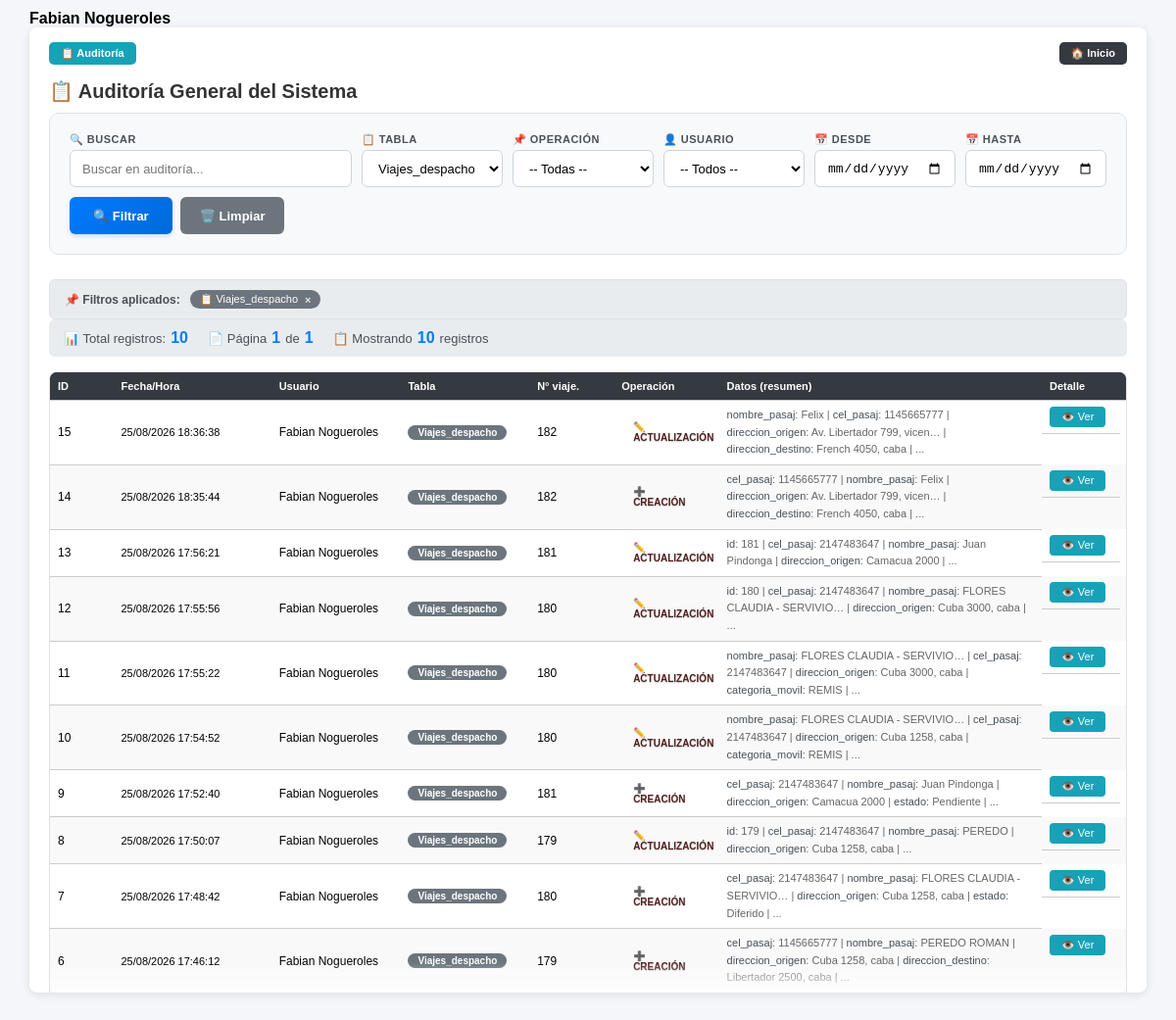
Screenshot of /php/00_administracion/auditoria/listado_auditoria.php?tabla=viajes_despacho (signed in) with the database file from the repository.
### tables this page shows
CREATE TABLE `usuarios` (
  `id` int(4) NOT NULL AUTO_INCREMENT,
  `nombre` varchar(50) NOT NULL,
  `telefono` int(10) NOT NULL,
  `email` varchar(50) NOT NULL,
  `password` varchar(100) NOT NULL,
  `permisos` varchar(15) NOT NULL,
  `estado` varchar(15) NOT NULL,
  `nom_apellido` varchar(50) NOT NULL,
  PRIMARY KEY (`id`)
);

CREATE TABLE `auditoria_general` (
  `id` int(11) NOT NULL AUTO_INCREMENT,
  `usuario_id` int(11) DEFAULT NULL,
  `tabla` varchar(50) NOT NULL,
  `id_registro` int(11) NOT NULL,
  `operacion` char(1) NOT NULL,
  `datos_anteriores` longtext DEFAULT NULL CHECK (json_valid(`datos_anteriores`)),
  `datos_nuevos` longtext DEFAULT NULL CHECK (json_valid(`datos_nuevos`)),
  `fecha_hora` timestamp NOT NULL DEFAULT current_timestamp(),
  PRIMARY KEY (`id`)
);

### funciones/funciones.php (called while the page is built, shortened)
<?php
function nombre_usuario()
{
    $id = $_SESSION['id_usuario'];
    $sql = "SELECT * FROM usuarios WHERE id = :id LIMIT 1";
    $pdo = conexion();
    $stmt = $pdo->prepare($sql);
    $stmt->bindParam(':id', $id, PDO::PARAM_INT);
    $stmt->execute();
    $row = $stmt->fetch(PDO::FETCH_ASSOC);
    return [
        'id' => $id,
        'nombre' => $row['nom_apellido'] ?? ''
    ];
}
function conexion()
{
    $host = 'localhost';
    $db   = 'app_viajes';
    $user = 'root';
    $pass = 'belgrado';
    try {
        $dsn = "mysql:host=$host;dbname=$db;charset=utf8mb4";
        $conn = new PDO($dsn, $user, $pass, [
            PDO::ATTR_ERRMODE => PDO::ERRMODE_EXCEPTION,
            PDO::ATTR_DEFAULT_FETCH_MODE => PDO::FETCH_ASSOC,
            PDO::MYSQL_ATTR_INIT_COMMAND => "SET NAMES utf8mb4"
        ]);
        return $conn;
    } catch (PDOException $e) {
        echo "Error de conexión: " . $e->getMessage();
    }
}
?>

### php/00_administracion/auditoria/listado_auditoria.php (the view, shortened to what this page needs)
<?php
include_once "../../../funciones/funciones.php";
$usuario = nombre_usuario();
$nombre_usuario = $usuario['nombre'];
$filtro_tabla = isset($_GET['tabla']) ? $_GET['tabla'] : '';
$filtro_operacion = isset($_GET['operacion']) ? $_GET['operacion'] : '';
$filtro_usuario = isset($_GET['usuario']) ? (int)$_GET['usuario'] : 0;
$filtro_fecha_desde = isset($_GET['fecha_desde']) ? $_GET['fecha_desde'] : '';
$filtro_fecha_hasta = isset($_GET['fecha_hasta']) ? $_GET['fecha_hasta'] : '';
$buscar_texto = isset($_GET['buscar']) ? $_GET['buscar'] : '';
$limit = isset($_GET['limit']) ? (int)$_GET['limit'] : 50;
$offset = isset($_GET['offset']) ? (int)$_GET['offset'] : 0;
function obtenerAuditoria($filtros = [], $limit = 50, $offset = 0)
{
    $conn = conexion();
    $sql = "SELECT a.*, u.nom_apellido as usuario_nombre
            FROM auditoria_general a
            LEFT JOIN usuarios u ON a.usuario_id = u.id
            WHERE 1=1";
    $params = [];
    if (!empty($filtros['tabla'])) {
        $sql .= " AND a.tabla = ?";
        $params[] = $filtros['tabla'];
    }
    $sql .= " ORDER BY a.fecha_hora DESC LIMIT " . (int)$limit . " OFFSET " . (int)$offset;
    $stmt = $conn->prepare($sql);
    $stmt->execute($params);
    return $stmt->fetchAll(PDO::FETCH_ASSOC);
}
function contarAuditoria($filtros = [])
{
    $conn = conexion();
    $sql = "SELECT COUNT(*) as total
            FROM auditoria_general a
            LEFT JOIN usuarios u ON a.usuario_id = u.id
            WHERE 1=1";
    $params = [];
    if (!empty($filtros['tabla'])) {
        $sql .= " AND a.tabla = ?";
        $params[] = $filtros['tabla'];
    }
    $stmt = $conn->prepare($sql);
    $stmt->execute($params);
    $resultado = $stmt->fetch(PDO::FETCH_ASSOC);
    return $resultado ? (int)$resultado['total'] : 0;
}
function obtenerTablasAuditoria()
{
    $conn = conexion();
    $stmt = $conn->query("SELECT DISTINCT tabla FROM auditoria_general ORDER BY tabla");
    return $stmt->fetchAll(PDO::FETCH_COLUMN);
}
$filtros = [
    'tabla' => $filtro_tabla,
    'operacion' => $filtro_operacion,
    'usuario' => $filtro_usuario,
    'fecha_desde' => $filtro_fecha_desde,
    'fecha_hasta' => $filtro_fecha_hasta,
    'buscar' => $buscar_texto
];
$total_registros = contarAuditoria($filtros);
$total_paginas = ceil($total_registros / $limit);
$pagina_actual = ($offset / $limit) + 1;
$auditoria = obtenerAuditoria($filtros, $limit, $offset);
$tablas_disponibles = obtenerTablasAuditoria();
$operaciones_map = [
    'C' => ['label' => 'CREACIÓN', 'color' => '#28a745', 'icon' => '➕'],
    'U' => ['label' => 'ACTUALIZACIÓN', 'color' => '#007bff', 'icon' => '✏️'],
    'D' => ['label' => 'ELIMINACIÓN', 'color' => '#dc3545', 'icon' => '🗑️'],
];
?>
<!DOCTYPE html>
<html lang="es">
<head>
    <link rel="stylesheet" href="../../../css/estilos.css">
    <link rel="stylesheet" href="../../../css/listado_viajes.css">
</head>
<body>
    <div class="container">
        <span><strong><?php echo $nombre_usuario ?></strong></span>
        <div class="card">
            <div class="menu-auditoria">
                <a href="listado_auditoria.php" class="activo">📋 Auditoría</a>
                <a href="../../inicio_0.php" class="btn-inicio">🏠 Inicio</a>
            </div>
            <h3 class="titulo-pagina">📋 Auditoría General del Sistema</h3>
            <div class="filtros-container">
                <div class="filtro-group" style="flex:2; min-width:200px;">
                    <label>🔍 Buscar</label>
                    <input type="text" id="buscar" placeholder="Buscar en auditoría..." value="<?= htmlspecialchars($buscar_texto) ?>">
                </div>
                <div class="filtro-group">
                    <label>📋 Tabla</label>
                    <select id="filtro_tabla">
                        <?php foreach ($tablas_disponibles as $tabla): ?>
                            <option value="<?= $tabla ?>" <?= ($filtro_tabla == $tabla) ? 'selected' : '' ?>>
                                <?= ucfirst($tabla) ?>
                            </option>
                        <?php endforeach; ?>
                    </select>
                </div>
                <div class="filtro-group">
                    <label>📌 Operación</label>
                    <select id="filtro_operacion">
                        <option value="">-- Todas --</option>
                    </select>
                </div>
                <div class="filtro-group">
                    <label>👤 Usuario</label>
                    <select id="filtro_usuario">
                        <option value="0">-- Todos --</option>
                    </select>
                </div>
                <div class="filtro-group" style="max-width:150px;">
                    <label>📅 Desde</label>
                    <input type="date" id="fecha_desde" value="<?= $filtro_fecha_desde ?>">
                </div>
                <div class="filtro-group" style="max-width:150px;">
                    <label>📅 Hasta</label>
                    <input type="date" id="fecha_hasta" value="<?= $filtro_fecha_hasta ?>">
                </div>
                <div class="acciones-filtros">
                    <button class="btn-filtrar" onclick="aplicarFiltros()">
                        🔍 Filtrar
                    </button>
                    <button class="btn-limpiar" onclick="limpiarFiltros()">
                        🗑️ Limpiar
                    </button>
                </div>
            </div>
            <?php if (!empty($filtro_tabla) || !empty($filtro_operacion) || $filtro_usuario > 0 || !empty($filtro_fecha_desde) || !empty($filtro_fecha_hasta) || !empty($buscar_texto)): ?>
                <div class="filtros-activos">
                    <span class="label">📌 Filtros aplicados:</span>
                    <?php if (!empty($filtro_tabla)): ?>
                        <span class="filtro-tag tabla">
                            📋 <?= ucfirst($filtro_tabla) ?>
                            <span class="remove" onclick="removerFiltro('tabla')">×</span>
                        </span>
                    <?php endif; ?>
                </div>
            <?php endif; ?>
            <div class="estadisticas">
                <div class="item">
                    📊 Total registros: <span class="numero"><?= number_format($total_registros) ?></span>
                </div>
                <div class="item">
                    📄 Página <span class="numero"><?= $pagina_actual ?></span> de <span class="numero"><?= $total_paginas ?: 1 ?></span>
                </div>
                <div class="item">
                    📋 Mostrando <span class="numero"><?= count($auditoria) ?></span> registros
                </div>
            </div>
            <div class="tabla-scroll">
                <table class="table">
                    <thead>
                        <tr>
                            <th class="col-id-auditoria">ID</th>
                            <th class="col-fecha">Fecha/Hora</th>
                            <th class="col-usuario">Usuario</th>
                            <th class="col-tabla">Tabla</th>
                            <th class="col-id-registro">N° viaje.</th>
                            <th class="col-operacion">Operación</th>
                            <th class="col-datos">Datos (resumen)</th>
                            <th class="col-acciones-auditoria">Detalle</th>
                        </tr>
                    </thead>
                    <tbody>
                        <?php if (empty($auditoria)): ?>
                            <tr>
                                <td colspan="8" style="text-align:center; padding:30px; color:#999;">
                                    No hay registros de auditoría que coincidan con los filtros
                                </td>
                            </tr>
                            <?php else: foreach ($auditoria as $row): ?>
                                <?php
                                $operacion_info = $operaciones_map[$row['operacion']] ?? ['label' => $row['operacion'], 'color' => '#6c757d', 'icon' => '📌'];
                                $clase_operacion = strtolower($operacion_info['label']);
                                $resumen = '';
                                if ($row['datos_nuevos']) {
                                    $datos = json_decode($row['datos_nuevos'], true);
                                    if ($datos) {
                                        $campos_importantes = ['nombre', 'apellido', 'nombre_pasaj', 'patente', 'marca', 'modelo', 'estado', 'categoria'];
                                        $items = [];
                                        $contador = 0;
                                        foreach ($datos as $clave => $valor) {
                                            if ($contador >= 4) {
                                                $items[] = '...';
                                                break;
                                            }
                                            if (in_array($clave, $campos_importantes) || (!empty($valor) && $valor !== 'NULL')) {
                                                $valor_mostrar = is_string($valor) ? substr($valor, 0, 25) : $valor;
                                                if (strlen($valor) > 25) $valor_mostrar .= '…';
                                                $items[] = '<span style="color:#495057; font-weight:500;">' . $clave . '</span>: ' . $valor_mostrar;
                                                $contador++;
                                            }
                                        }
                                        $resumen = implode(' | ', $items);
                                    }
                                }
                                ?>
                                <tr>
                                    <td class="col-id-auditoria"><?= $row['id'] ?></td>
                                    <td class="col-fecha" style="font-size:11px;">
                                        <?= date('d/m/Y H:i:s', strtotime($row['fecha_hora'])) ?>
                                    </td>
                                    <td class="col-usuario">
                                        <?= htmlspecialchars($row['usuario_nombre'] ?? 'Sistema') ?>
                                    </td>
                                    <td class="col-tabla">
                                        <span class="badge-tabla"><?= ucfirst($row['tabla']) ?></span>
                                    </td>
                                    <td class="col-id-registro"><?= $row['id_registro'] ?></td>
                                    <td class="col-operacion">
                                        <span class="badge-operacion <?= $clase_operacion ?>">
                                            <?= $operacion_info['icon'] ?> <?= $operacion_info['label'] ?>
                                        </span>
                                    </td>
                                    <td class="col-datos" style="font-size:11px; color:#666; line-height:1.6; padding:6px 8px; max-width:250px; word-wrap:break-word;">
                                        <?= $resumen ?: '-' ?>
                                    </td>
                                    <td class="col-acciones-auditoria">
                                        <button class="btn-detalle" onclick="verDetalle(<?= $row['id'] ?>)">
                                            👁️ Ver
                                        </button>
                                    </td>
                                </tr>
                        <?php endforeach;
                        endif; ?>
                    </tbody>
                </table>
            </div>
        </div>
    </div>
</body>
</html>

### css/estilos.css (style rules this page uses)
:root { --primary: #3498db; --success: #2ecc71; --warning: #f1c40f; --danger: #e74c3c; --dark: #2c3e50; --gray: #7f8c8d; --bg: #f4f6f9; }
* { margin: 0; padding: 0; box-sizing: border-box; }
body { font-family: Arial, sans-serif; background: var(--bg); }
.container { width: 98%; max-width: 1400px; margin: 30px auto; }
h2, h3 { margin-bottom: 15px; color: var(--dark); }
.card { background: #fff; padding: 20px; border-radius: 10px; box-shadow: 0 2px 8px rgba(0,0,0,0.1); }
input, select { padding: 10px; border-radius: 6px; border: 1px solid #ccc; width: 100%; }
.table { width: 100%; border-collapse: collapse; font-size: 11px; }
.table thead { background: var(--dark); color: white; }
.table th, .table td { padding: 6px 4px; border-bottom: 1px solid #ddd; text-align: left; vertical-align: middle; }
.col-tabla { width: 100%; overflow-x: auto; }
.table td:last-child { display: flex; gap: 4px; justify-content: flex-start; align-items: center; }

### css/listado_viajes.css (style rules this page uses)
.container { width: 100%; max-width: 100%; padding: 10px 20px; }
.col-tabla { flex: 1; overflow-x: auto; }
.table { width: 100%; border-collapse: collapse; table-layout: auto; font-size: 14px; }
.table th { background: #2c3e50; color: white; padding: 10px; }
.table td { padding: 8px; vertical-align: middle; }
.table { width: 100%; border-collapse: collapse; table-layout: fixed; }
.table th, .table td { padding: 8px; border-bottom: 1px solid #ccc; }
button { cursor: pointer; border: none; background: none; font-size: 16px; }

### rows the page displays
usuarios: nom_apellido "Fabian Nogueroles"
auditoria_general: id "15", fecha_hora "25/08/2026 18:36:38", usuario.nom_apellido "Fabian Nogueroles", tabla "Viajes_despacho", id_registro "182", operacion "✏️", operacion "ACTUALIZACIÓN", clave "nombre_pasaj cel_pasaj direccion_origen direccion_destino", datos_nuevos "Felix 1145665777 Av. Libertador 799, vicen… French 4050, caba", resumen "| | | | ..."
auditoria_general: id "14", fecha_hora "25/08/2026 18:35:44", usuario.nom_apellido "Fabian Nogueroles", tabla "Viajes_despacho", id_registro "182", operacion "➕", operacion "CREACIÓN", clave "cel_pasaj nombre_pasaj direccion_origen direccion_destino", datos_nuevos "1145665777 Felix Av. Libertador 799, vicen… French 4050, caba", resumen "| | | | ..."
auditoria_general: id "13", fecha_hora "25/08/2026 17:56:21", usuario.nom_apellido "Fabian Nogueroles", tabla "Viajes_despacho", id_registro "181", operacion "✏️", operacion "ACTUALIZACIÓN", clave "id cel_pasaj nombre_pasaj direccion_origen", valor_mostrar "181 2147483647 Juan Pindonga Camacua 2000", resumen "| | | | ..."
auditoria_general: id "12", fecha_hora "25/08/2026 17:55:56", usuario.nom_apellido "Fabian Nogueroles", tabla "Viajes_despacho", id_registro "180", operacion "✏️", operacion "ACTUALIZACIÓN", clave "id cel_pasaj nombre_pasaj direccion_origen", valor_mostrar "180 2147483647 FLORES CLAUDIA - SERVIVIO… Cuba 3000, caba", resumen "| | | | ..."
auditoria_general: id "11", fecha_hora "25/08/2026 17:55:22", usuario.nom_apellido "Fabian Nogueroles", tabla "Viajes_despacho", id_registro "180", operacion "✏️", operacion "ACTUALIZACIÓN", clave "nombre_pasaj cel_pasaj direccion_origen categoria_movil", datos_nuevos "FLORES CLAUDIA - SERVIVIO… 2147483647 Cuba 3000, caba REMIS", resumen "| | | | ..."
auditoria_general: id "10", fecha_hora "25/08/2026 17:54:52", usuario.nom_apellido "Fabian Nogueroles", tabla "Viajes_despacho", id_registro "180", operacion "✏️", operacion "ACTUALIZACIÓN", clave "nombre_pasaj cel_pasaj direccion_origen categoria_movil", datos_nuevos "FLORES CLAUDIA - SERVIVIO… 2147483647 Cuba 1258, caba REMIS", resumen "| | | | ..."
auditoria_general: id "9", fecha_hora "25/08/2026 17:52:40", usuario.nom_apellido "Fabian Nogueroles", tabla "Viajes_despacho", id_registro "181", operacion "➕", operacion "CREACIÓN", clave "cel_pasaj nombre_pasaj direccion_origen estado", datos_nuevos "2147483647 Juan Pindonga Camacua 2000 Pendiente", resumen "| | | | ..."
auditoria_general: id "8", fecha_hora "25/08/2026 17:50:07", usuario.nom_apellido "Fabian Nogueroles", tabla "Viajes_despacho", id_registro "179", operacion "✏️", operacion "ACTUALIZACIÓN", clave "id cel_pasaj nombre_pasaj direccion_origen", valor_mostrar "179 2147483647 PEREDO Cuba 1258, caba", resumen "| | | | ..."
auditoria_general: id "7", fecha_hora "25/08/2026 17:48:42", usuario.nom_apellido "Fabian Nogueroles", tabla "Viajes_despacho", id_registro "180", operacion "➕", operacion "CREACIÓN", clave "cel_pasaj nombre_pasaj direccion_origen estado", datos_nuevos "2147483647 FLORES CLAUDIA - SERVIVIO… Cuba 1258, caba Diferido", resumen "| | | | ..."
auditoria_general: id "6", fecha_hora "25/08/2026 17:46:12", usuario.nom_apellido "Fabian Nogueroles", tabla "Viajes_despacho", id_registro "179", operacion "➕", operacion "CREACIÓN", clave "cel_pasaj nombre_pasaj direccion_origen direccion_destino", datos_nuevos "1145665777 PEREDO ROMAN Cuba 1258, caba Libertador 2500, caba", resumen "| | | | ..."

### other values shown
$filtro_tabla "Viajes_despacho"
$total_registros "10"
$pagina_actual "1"
$total_paginas ?: 1 "1"
count($auditoria) "10"
form field value "Viajes_despacho"
